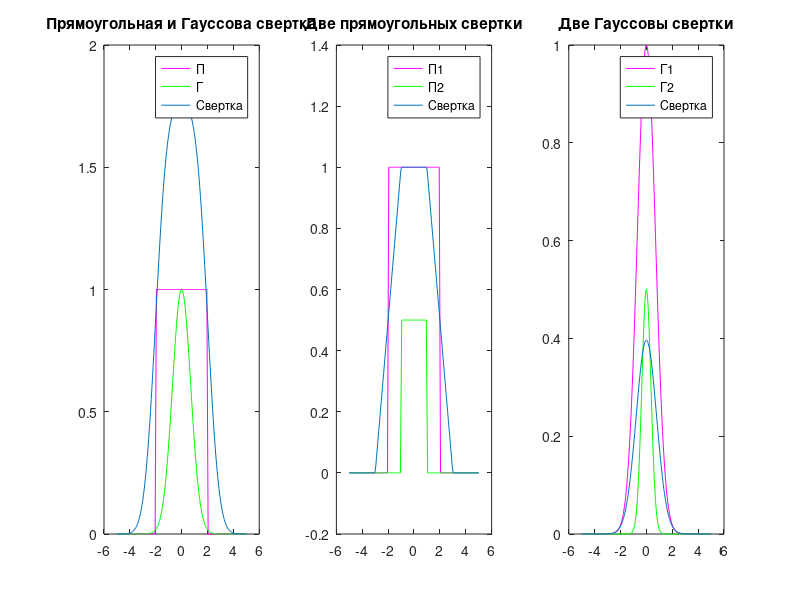

MATLAB code to generate this figure:
function lab_3()
T = 2.0;
A = 1.0;
sigma = 1.0;

% Границы расчета
mult = 5;
step = 0.05;
t = -mult:step:mult;

% прямоугольный импульс
function y = rectpls(x,T,A)
    y = zeros(size(x));
    y(abs(x) - T < 0) = A;
    y(abs(x) == T) = A/2;
end

% Генерация Гауссова (импульс)
function y = gauspls(x,A,s)
	y = A * exp(-(x/s).^2);
end

% Генерация импульсов
x1 = [rectpls(t,T,A) zeros(1,length(t))];
x2 = [gauspls(t,A,sigma) zeros(1,length(t))];
x3 = [rectpls(t,T/2,A/2) zeros(1,length(t))];
x4 = [gauspls(t,A/2,sigma/2) zeros(1,length(t))];

% Свертка
y1 = ifft(fft(x1).*fft(x2))*step;
y2 = ifft(fft(x1).*fft(x3))*step;
y3 = ifft(fft(x2).*fft(x4))*step;

% Нормализовать свертку
start = fix((length(y1)-length(t))/2);
y1 = y1(start+1:start+length(t));
y2 = y2(start+1:start+length(t));
y3 = y3(start+1:start+length(t));


figure(1)
subplot(1,3,1);
plot(t,x1(1:201),'m',t,x2(1:201),'g',t,y1);
title('Прямоугольная и Гауссова свертка');
legend('П','Г','Свертка');

subplot(1,3,2);
plot(t,x1(1:201),'m',t,x3(1:201),'g',t,y2);
title('Две прямоугольных свертки');
legend('П1','П2','Свертка');

subplot(1,3,3);
plot(t,x2(1:201),'m',t,x4(1:201),'g',t,y3);
title('Две Гауссовы свертки');
legend('Г1','Г2','Свертка');
end